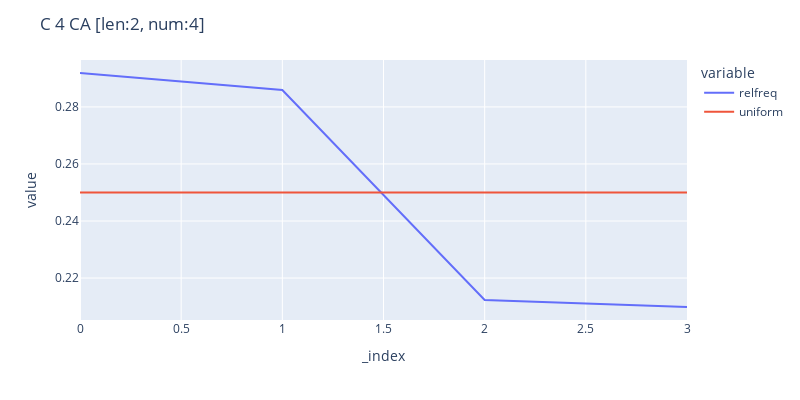
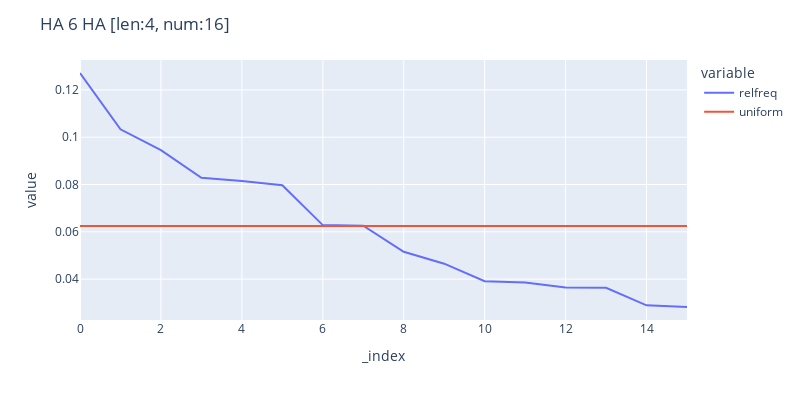
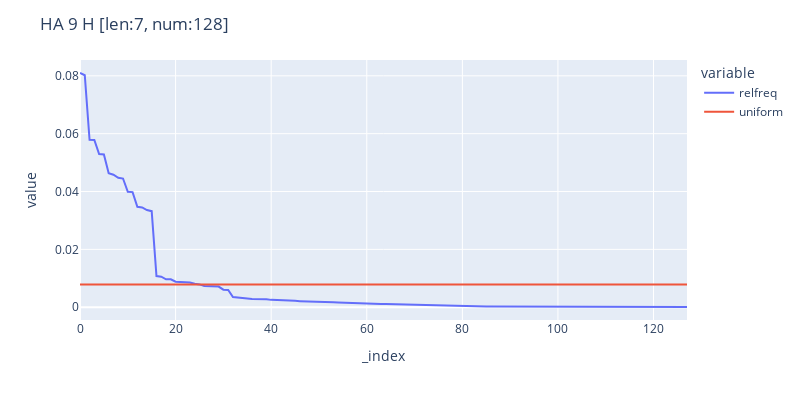

These figures' notebook cell, in order:
### Code cell
df['uniform'] = df['len_bsol'].apply(lambda x: 1/(2**x))
for type in set(df['type']):
    df_filtered = df[df['type'] == type].reset_index()
    len_bsol = df_filtered['len_bsol'].iloc[0]
    uniform_prob = 1.0 / 2**len_bsol
    fig = px.line(df_filtered, y=['relfreq','uniform'], width=800, height=400)
    num_items = len(df_filtered)
    fig.update_layout(title=f"{type} [len:{len_bsol}, num:{num_items}]")
    fig.show()

### Figure 1 — Plotly figure (JSON) as saved in the notebook; plotly's stock layout.template omitted (floating-point values rounded to 4 significant figures)
{"data": [{"hovertemplate": "variable=relfreq<br>_index=%{x}<br>value=%{y}<extra></extra>", "legendgroup": "relfreq", "line": {"color": "#636efa", "dash": "solid"}, "marker": {"symbol": "circle"}, "mode": "lines", "name": "relfreq", "orientation": "v", "showlegend": true, "type": "scatter", "x": [0, 1, 2, 3], "xaxis": "x", "y": [0.2919, 0.2859, 0.2123, 0.2099], "yaxis": "y"}, {"hovertemplate": "variable=uniform<br>_index=%{x}<br>value=%{y}<extra></extra>", "legendgroup": "uniform", "line": {"color": "#EF553B", "dash": "solid"}, "marker": {"symbol": "circle"}, "mode": "lines", "name": "uniform", "orientation": "v", "showlegend": true, "type": "scatter", "x": [0, 1, 2, 3], "xaxis": "x", "y": [0.25, 0.25, 0.25, 0.25], "yaxis": "y"}], "layout": {"height": 400, "legend": {"title": {"text": "variable"}, "tracegroupgap": 0}, "margin": {"t": 60}, "title": {"text": "C 4 CA [len:2, num:4]"}, "width": 800, "xaxis": {"anchor": "y", "domain": [0, 1], "title": {"text": "_index"}}, "yaxis": {"anchor": "x", "domain": [0, 1], "title": {"text": "value"}}}}

### Figure 2 — Plotly figure (JSON) as saved in the notebook; plotly's stock layout.template omitted (floating-point values rounded to 4 significant figures)
{"data": [{"hovertemplate": "variable=relfreq<br>_index=%{x}<br>value=%{y}<extra></extra>", "legendgroup": "relfreq", "line": {"color": "#636efa", "dash": "solid"}, "marker": {"symbol": "circle"}, "mode": "lines", "name": "relfreq", "orientation": "v", "showlegend": true, "type": "scatter", "x": [0, 1, 2, 3, 4, 5, 6, 7, 8, 9, 10, 11, 12, 13, 14, 15], "xaxis": "x", "y": [0.1272, 0.1033, 0.09451, 0.08283, 0.0815, 0.07967, 0.06284, 0.06256, 0.05153, 0.04651, 0.03913, 0.03857, 0.03642, 0.03631, 0.02892, 0.0282], "yaxis": "y"}, {"hovertemplate": "variable=uniform<br>_index=%{x}<br>value=%{y}<extra></extra>", "legendgroup": "uniform", "line": {"color": "#EF553B", "dash": "solid"}, "marker": {"symbol": "circle"}, "mode": "lines", "name": "uniform", "orientation": "v", "showlegend": true, "type": "scatter", "x": [0, 1, 2, 3, 4, 5, 6, 7, 8, 9, 10, 11, 12, 13, 14, 15], "xaxis": "x", "y": [0.0625, 0.0625, 0.0625, 0.0625, 0.0625, 0.0625, 0.0625, 0.0625, 0.0625, 0.0625, 0.0625, 0.0625, 0.0625, 0.0625, 0.0625, 0.0625], "yaxis": "y"}], "layout": {"height": 400, "legend": {"title": {"text": "variable"}, "tracegroupgap": 0}, "margin": {"t": 60}, "title": {"text": "HA 6 HA [len:4, num:16]"}, "width": 800, "xaxis": {"anchor": "y", "domain": [0, 1], "title": {"text": "_index"}}, "yaxis": {"anchor": "x", "domain": [0, 1], "title": {"text": "value"}}}}

### Figure 3 — Plotly figure (JSON) as saved in the notebook; plotly's stock layout.template omitted (floating-point values rounded to 4 significant figures)
{"data": [{"hovertemplate": "variable=relfreq<br>_index=%{x}<br>value=%{y}<extra></extra>", "legendgroup": "relfreq", "line": {"color": "#636efa", "dash": "solid"}, "marker": {"symbol": "circle"}, "mode": "lines", "name": "relfreq", "orientation": "v", "showlegend": true, "type": "scatter", "x": [0, 1, 2, 3, 4, 5, 6, 7, 8, 9, 10, 11, 12, 13, 14, 15, 16, 17, 18, 19, 20, 21, 22, 23, 24, 25, 26, 27, 28, 29, 30, 31, 32, 33, 34, 35, 36, 37, 38, 39, 40, 41, 42, 43, 44, 45, 46, 47, 48, 49, 50, 51, 52, 53, 54, 55, 56, 57, 58, 59, 60, 61, 62, 63, 64, 65, 66, 67, 68, 69, 70, 71, 72, 73, 74, 75, 76, 77, 78, 79, 80, 81, 82, 83, 84, 85, 86, 87, 88, 89, 90, 91, 92, 93, 94, 95, 96, 97, 98, 99, 100, 101, 102, 103, 104, 105, 106, 107, 108, 109, 110, 111, 112, 113, 114, 115, 116, 117, 118, 119, 120, 121, 122, 123, 124, 125, 126, 127], "xaxis": "x", "y": [0.08098, 0.08021, 0.05787, 0.05784, 0.05295, 0.05279, 0.04633, 0.04583, 0.04477, 0.04449, 0.0399, 0.0398, 0.03471, 0.0345, 0.03358, 0.03321, 0.01079, 0.01055, 0.00965, 0.009634, 0.008811, 0.008697, 0.008678, 0.008564, 0.008098, 0.007886, 0.007358, 0.007272, 0.007199, 0.007127, 0.006063, 0.00593, 0.003505, 0.003416, 0.003096, 0.003023, 0.002878, 0.002865, 0.002837, 0.002764, 0.002539, 0.002517, 0.002492, 0.002289, 0.002219, 0.002194, 0.002099, 0.002074, 0.001976, 0.001919, 0.001763, 0.001732, 0.001706, 0.001678, 0.00164, 0.001611, 0.001516, 0.001469, 0.001349, 0.001304, 0.001276, 0.001213, 0.001184, 0.00114, 0.001089, 0.001045, 0.0009434, 0.0008453, 0.000782, 0.000763, 0.0007598, 0.0007503, 0.000649, 0.0006395, 0.0006395, 0.0006269, 0.000611, 0.0005984, 0.0005509, 0.0005287, 0.0003261, 0.0003229, 0.0003008, 0.0002944, 0.0002913, 0.0002754, 0.0002754, 0.0002691, 0.0002343, 0.0002248, 0.0002248, 0.0002121, 0.0002121, 0.000209, 0.000209, 0.000209, 0.0002026, 0.0001995, 0.00019, 0.0001868, 0.0001836, 0.0001773, 0.0001773, 0.0001741, 0.000171, 0.0001615, 0.0001583, 0.0001583, 0.0001551, 0.000152, 0.000152, 0.0001456, 0.0001456, 0.0001425, 0.0001425, 0.0001393, 0.0001361, 0.0001361, 0.000133, 0.000133, 0.000133, 0.0001298, 0.0001235, 0.0001203, 0.0001076, 0.0001076, 7.915e-05, 7.282e-05], "yaxis": "y"}, {"hovertemplate": "variable=uniform<br>_index=%{x}<br>value=%{y}<extra></extra>", "legendgroup": "uniform", "line": {"color": "#EF553B", "dash": "solid"}, "marker": {"symbol": "circle"}, "mode": "lines", "name": "uniform", "orientation": "v", "showlegend": true, "type": "scatter", "x": [0, 1, 2, 3, 4, 5, 6, 7, 8, 9, 10, 11, 12, 13, 14, 15, 16, 17, 18, 19, 20, 21, 22, 23, 24, 25, 26, 27, 28, 29, 30, 31, 32, 33, 34, 35, 36, 37, 38, 39, 40, 41, 42, 43, 44, 45, 46, 47, 48, 49, 50, 51, 52, 53, 54, 55, 56, 57, 58, 59, 60, 61, 62, 63, 64, 65, 66, 67, 68, 69, 70, 71, 72, 73, 74, 75, 76, 77, 78, 79, 80, 81, 82, 83, 84, 85, 86, 87, 88, 89, 90, 91, 92, 93, 94, 95, 96, 97, 98, 99, 100, 101, 102, 103, 104, 105, 106, 107, 108, 109, 110, 111, 112, 113, 114, 115, 116, 117, 118, 119, 120, 121, 122, 123, 124, 125, 126, 127], "xaxis": "x", "y": [0.007812, 0.007812, 0.007812, 0.007812, 0.007812, 0.007812, 0.007812, 0.007812, 0.007812, 0.007812, 0.007812, 0.007812, 0.007812, 0.007812, 0.007812, 0.007812, 0.007812, 0.007812, 0.007812, 0.007812, 0.007812, 0.007812, 0.007812, 0.007812, 0.007812, 0.007812, 0.007812, 0.007812, 0.007812, 0.007812, 0.007812, 0.007812, 0.007812, 0.007812, 0.007812, 0.007812, 0.007812, 0.007812, 0.007812, 0.007812, 0.007812, 0.007812, 0.007812, 0.007812, 0.007812, 0.007812, 0.007812, 0.007812, 0.007812, 0.007812, 0.007812, 0.007812, 0.007812, 0.007812, 0.007812, 0.007812, 0.007812, 0.007812, 0.007812, 0.007812, 0.007812, 0.007812, 0.007812, 0.007812, 0.007812, 0.007812, 0.007812, 0.007812, 0.007812, 0.007812, 0.007812, 0.007812, 0.007812, 0.007812, 0.007812, 0.007812, 0.007812, 0.007812, 0.007812, 0.007812, 0.007812, 0.007812, 0.007812, 0.007812, 0.007812, 0.007812, 0.007812, 0.007812, 0.007812, 0.007812, 0.007812, 0.007812, 0.007812, 0.007812, 0.007812, 0.007812, 0.007812, 0.007812, 0.007812, 0.007812, 0.007812, 0.007812, 0.007812, 0.007812, 0.007812, 0.007812, 0.007812, 0.007812, 0.007812, 0.007812, 0.007812, 0.007812, 0.007812, 0.007812, 0.007812, 0.007812, 0.007812, 0.007812, 0.007812, 0.007812, 0.007812, 0.007812, 0.007812, 0.007812, 0.007812, 0.007812, 0.007812, 0.007812], "yaxis": "y"}], "layout": {"height": 400, "legend": {"title": {"text": "variable"}, "tracegroupgap": 0}, "margin": {"t": 60}, "title": {"text": "HA 9 H [len:7, num:128]"}, "width": 800, "xaxis": {"anchor": "y", "domain": [0, 1], "title": {"text": "_index"}}, "yaxis": {"anchor": "x", "domain": [0, 1], "title": {"text": "value"}}}}
